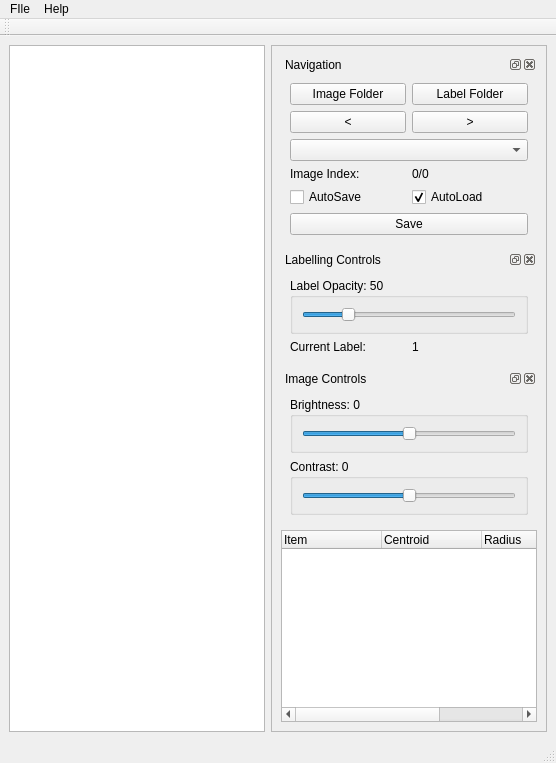
<?xml version="1.0" encoding="UTF-8"?>
<ui version="4.0">
 <class>MainWindow</class>
 <widget class="QMainWindow" name="MainWindow">
  <!--property name="geometry">
   <rect>
    <x>0</x>
    <y>0</y>
    <width>1211</width>
    <height>872</height>
   </rect>
  </property-->
  <property name="windowTitle">
   <string>Pychet Annotator</string>
  </property>
  <widget class="QWidget" name="centralwidget">
   <property name="mouseTracking">
    <bool>true</bool>
   </property>
   <layout class="QGridLayout" name="gridLayout_3">
    <item row="0" column="3">
     <widget class="QFrame" name="frame">
      <property name="frameShape">
       <enum>QFrame::StyledPanel</enum>
      </property>
      <property name="frameShadow">
       <enum>QFrame::Raised</enum>
      </property>
      <layout class="QVBoxLayout" name="verticalLayout_2">
       <item>
        <widget class="QDockWidget" name="dockWidget">
         <property name="sizePolicy">
          <sizepolicy hsizetype="Maximum" vsizetype="Maximum">
           <horstretch>0</horstretch>
           <verstretch>0</verstretch>
          </sizepolicy>
         </property>
         <property name="windowTitle">
          <string>Navigation</string>
         </property>
         <widget class="QWidget" name="dockWidgetContents_2">
          <layout class="QGridLayout" name="gridLayout_4">
           <item row="4" column="0">
            <widget class="QCheckBox" name="autosave_chk">
             <property name="text">
              <string>AutoSave</string>
             </property>
             <property name="checked">
              <bool>false</bool>
             </property>
            </widget>
           </item>
           <item row="0" column="1">
            <widget class="QPushButton" name="label_folder_btn">
             <property name="text">
              <string>Label Folder</string>
             </property>
            </widget>
           </item>
           <item row="1" column="1">
            <widget class="QPushButton" name="next_btn">
             <property name="text">
              <string>&gt;</string>
             </property>
            </widget>
           </item>
           <item row="2" column="0" colspan="2">
            <widget class="QComboBox" name="imageComboBox"/>
           </item>
           <item row="0" column="0">
            <widget class="QPushButton" name="browse_btn">
             <property name="text">
              <string>Image Folder</string>
             </property>
            </widget>
           </item>
           <item row="4" column="1">
            <widget class="QCheckBox" name="autoload_chk">
             <property name="text">
              <string>AutoLoad</string>
             </property>
             <property name="checked">
              <bool>true</bool>
             </property>
            </widget>
           </item>
           <item row="1" column="0">
            <widget class="QPushButton" name="prev_btn">
             <property name="text">
              <string>&lt;</string>
             </property>
            </widget>
           </item>
           <item row="3" column="0">
            <widget class="QLabel" name="label">
             <property name="text">
              <string>Image Index:</string>
             </property>
            </widget>
           </item>
           <item row="3" column="1">
            <widget class="QLabel" name="image_index_label">
             <property name="text">
              <string>0/0</string>
             </property>
            </widget>
           </item>
           <item row="5" column="0" colspan="2">
            <widget class="QPushButton" name="save_btn">
             <property name="text">
              <string>Save</string>
             </property>
            </widget>
           </item>
          </layout>
         </widget>
        </widget>
       </item>
       <item>
        <widget class="QDockWidget" name="dockWidget_2">
         <property name="sizePolicy">
          <sizepolicy hsizetype="Maximum" vsizetype="Maximum">
           <horstretch>0</horstretch>
           <verstretch>0</verstretch>
          </sizepolicy>
         </property>
         <property name="windowTitle">
          <string>Labelling Controls</string>
         </property>
         <widget class="QWidget" name="dockWidgetContents_3">
          <layout class="QGridLayout" name="gridLayout_5">
           <item row="1" column="0">
            <widget class="QLabel" name="static_label1">
             <property name="text">
              <string>Current Label:</string>
             </property>
            </widget>
           </item>
           <item row="1" column="1">
            <widget class="QLabel" name="item_label_txt">
             <property name="text">
              <string>1</string>
             </property>
            </widget>
           </item>
           <item row="0" column="0" colspan="2">
            <widget class="QGroupBox" name="opacityBox">
             <property name="sizePolicy">
              <sizepolicy hsizetype="Preferred" vsizetype="Maximum">
               <horstretch>0</horstretch>
               <verstretch>0</verstretch>
              </sizepolicy>
             </property>
             <property name="title">
              <string>Label Opacity: 50</string>
             </property>
             <layout class="QVBoxLayout" name="verticalLayout_3">
              <item>
               <widget class="QSlider" name="opacity_slider">
                <property name="maximum">
                 <number>255</number>
                </property>
                <property name="value">
                 <number>50</number>
                </property>
                <property name="orientation">
                 <enum>Qt::Horizontal</enum>
                </property>
               </widget>
              </item>
             </layout>
            </widget>
           </item>
          </layout>
         </widget>
        </widget>
       </item>
       <item>
        <widget class="QDockWidget" name="imagecontrol_widget">
         <property name="sizePolicy">
          <sizepolicy hsizetype="Maximum" vsizetype="Maximum">
           <horstretch>0</horstretch>
           <verstretch>0</verstretch>
          </sizepolicy>
         </property>
         <property name="windowTitle">
          <string>Image Controls</string>
         </property>
         <widget class="QWidget" name="dockWidgetContents_5">
          <layout class="QVBoxLayout" name="verticalLayout">
           <item>
            <widget class="QGroupBox" name="brightness_box">
             <property name="title">
              <string>Brightness: 0</string>
             </property>
             <layout class="QHBoxLayout" name="horizontalLayout">
              <item>
               <widget class="QSlider" name="brightness_slider">
                <property name="minimum">
                 <number>-100</number>
                </property>
                <property name="maximum">
                 <number>100</number>
                </property>
                <property name="orientation">
                 <enum>Qt::Horizontal</enum>
                </property>
               </widget>
              </item>
             </layout>
            </widget>
           </item>
           <item>
            <widget class="QGroupBox" name="contrast_box">
             <property name="title">
              <string>Contrast: 0</string>
             </property>
             <layout class="QHBoxLayout" name="horizontalLayout_2">
              <item>
               <widget class="QSlider" name="contrast_slider">
                <property name="minimum">
                 <number>-100</number>
                </property>
                <property name="maximum">
                 <number>100</number>
                </property>
                <property name="orientation">
                 <enum>Qt::Horizontal</enum>
                </property>
               </widget>
              </item>
             </layout>
            </widget>
           </item>
          </layout>
         </widget>
        </widget>
       </item>
       <item>
        <widget class="QTreeWidget" name="treeWidget">
         <property name="sizePolicy">
          <sizepolicy hsizetype="Minimum" vsizetype="Expanding">
           <horstretch>0</horstretch>
           <verstretch>0</verstretch>
          </sizepolicy>
         </property>
         <column>
          <property name="text">
           <string>Item</string>
          </property>
         </column>
         <column>
          <property name="text">
           <string>Centroid</string>
          </property>
         </column>
         <column>
          <property name="text">
           <string>Radius</string>
          </property>
         </column>
         <column>
          <property name="text">
           <string>Label</string>
          </property>
         </column>
        </widget>
       </item>
      </layout>
     </widget>
    </item>
    <item row="0" column="0" colspan="3">
     <widget class="QGraphicsView" name="graphicsView"/>
    </item>
   </layout>
  </widget>
  <widget class="QMenuBar" name="menubar">
   <property name="geometry">
    <rect>
     <x>0</x>
     <y>0</y>
     <width>1211</width>
     <height>25</height>
    </rect>
   </property>
   <widget class="QMenu" name="menuFIle">
    <property name="title">
     <string>FIle</string>
    </property>
    <addaction name="separator"/>
    <addaction name="actionOpen_Folder"/>
    <addaction name="separator"/>
    <addaction name="actionLoad_Label"/>
    <addaction name="actionSave_Label"/>
    <addaction name="separator"/>
    <addaction name="actionExit_3"/>
   </widget>
   <widget class="QMenu" name="menuHere">
    <property name="title">
     <string>Help</string>
    </property>
    <addaction name="actionAbout"/>
   </widget>
   <addaction name="menuFIle"/>
   <addaction name="menuHere"/>
  </widget>
  <widget class="QToolBar" name="toolBar">
   <property name="windowTitle">
    <string>toolBar</string>
   </property>
   <attribute name="toolBarArea">
    <enum>TopToolBarArea</enum>
   </attribute>
   <attribute name="toolBarBreak">
    <bool>false</bool>
   </attribute>
  </widget>
  <widget class="QStatusBar" name="statusBar"/>
  <action name="actionBrowse">
   <property name="text">
    <string>Browse</string>
   </property>
  </action>
  <action name="actionExit">
   <property name="text">
    <string>Exit</string>
   </property>
  </action>
  <action name="actionExit_2">
   <property name="text">
    <string>Exit</string>
   </property>
  </action>
  <action name="actionOpen_Folder">
   <property name="text">
    <string>Open Folder</string>
   </property>
  </action>
  <action name="actionLoad_Label">
   <property name="text">
    <string>Load Label</string>
   </property>
  </action>
  <action name="actionSave_Label">
   <property name="text">
    <string>Save Label</string>
   </property>
  </action>
  <action name="actionExit_3">
   <property name="text">
    <string>Exit</string>
   </property>
  </action>
  <action name="actionAbout">
   <property name="text">
    <string>About</string>
   </property>
  </action>
 </widget>
 <resources/>
 <connections/>
</ui>
